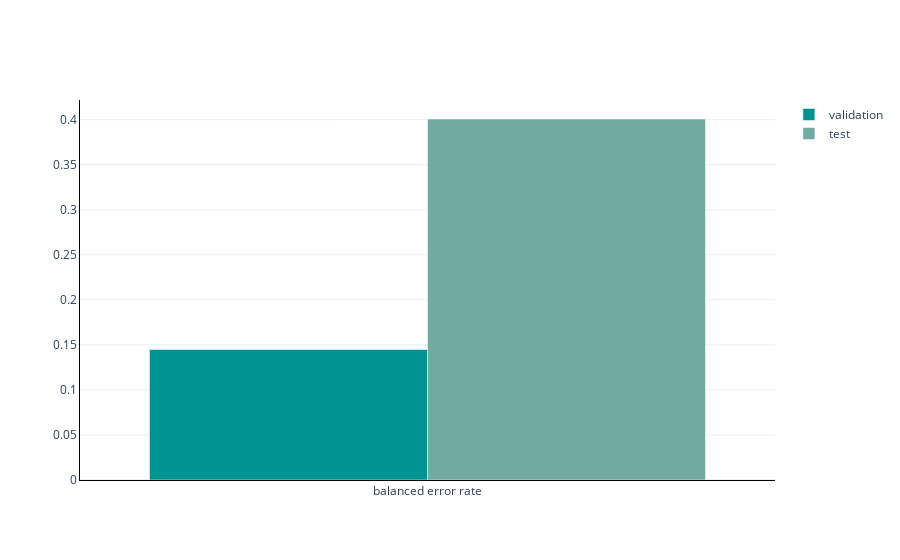

Notebook source saved alongside this figure:
### Code cell
from util.plotting import plot_balanced_error_rate
    
plot_balanced_error_rate(iml_result=result, result_path=scenario2_ml_result_path)

### Figure 1 — Plotly figure (JSON) as saved in the notebook; plotly's stock layout.template omitted (floating-point values rounded to 4 significant figures)
{"data": [{"marker": {"color": "rgb(0, 147, 146)"}, "name": "validation", "type": "bar", "x": ["balanced error rate"], "y": [0.1448]}, {"marker": {"color": "rgb(114, 170, 161)"}, "name": "test", "type": "bar", "x": ["balanced error rate"], "y": [0.4006]}], "layout": {"barmode": "group", "xaxis": {"linecolor": "black", "linewidth": 1, "showline": true}, "yaxis": {"linecolor": "black", "linewidth": 1, "showline": true}}}
